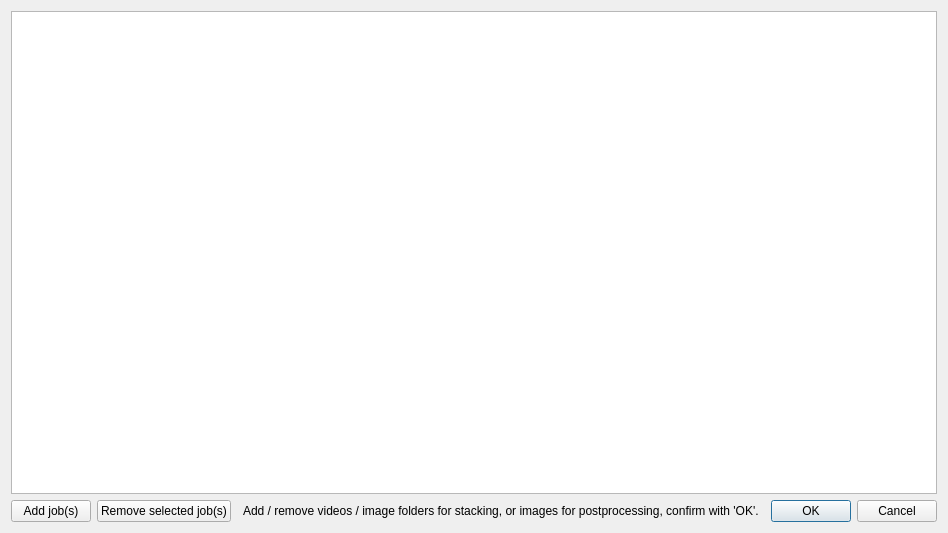
<?xml version="1.0" encoding="UTF-8"?>
<ui version="4.0">
 <class>JobDialog</class>
 <widget class="QDialog" name="JobDialog">
  <property name="geometry">
   <rect>
    <x>0</x>
    <y>0</y>
    <width>900</width>
    <height>530</height>
   </rect>
  </property>
  <property name="windowTitle">
   <string>Manage Job List</string>
  </property>
  <layout class="QGridLayout" name="gridLayout">
   <item row="1" column="2">
    <spacer name="horizontalSpacer">
     <property name="orientation">
      <enum>Qt::Horizontal</enum>
     </property>
     <property name="sizeHint" stdset="0">
      <size>
       <width>40</width>
       <height>20</height>
      </size>
     </property>
    </spacer>
   </item>
   <item row="0" column="0" colspan="6">
    <widget class="QListWidget" name="job_list_widget">
     <property name="sizePolicy">
      <sizepolicy hsizetype="Expanding" vsizetype="MinimumExpanding">
       <horstretch>0</horstretch>
       <verstretch>0</verstretch>
      </sizepolicy>
     </property>
     <property name="minimumSize">
      <size>
       <width>0</width>
       <height>483</height>
      </size>
     </property>
     <property name="selectionMode">
      <enum>QAbstractItemView::ExtendedSelection</enum>
     </property>
     <property name="selectionBehavior">
      <enum>QAbstractItemView::SelectRows</enum>
     </property>
    </widget>
   </item>
   <item row="1" column="1">
    <widget class="QPushButton" name="button_remove_jobs">
     <property name="toolTip">
      <string>Select one or more items in the list. Press this button to remove them from the list.</string>
     </property>
     <property name="text">
      <string>Remove selected job(s)</string>
     </property>
    </widget>
   </item>
   <item row="1" column="5">
    <widget class="QDialogButtonBox" name="buttonBox">
     <property name="toolTip">
      <string>Press 'OK' to save changes and exit the job editor, or 'Cancel' to exit without saving.</string>
     </property>
     <property name="orientation">
      <enum>Qt::Horizontal</enum>
     </property>
     <property name="standardButtons">
      <set>QDialogButtonBox::Cancel|QDialogButtonBox::Ok</set>
     </property>
    </widget>
   </item>
   <item row="1" column="0">
    <widget class="QPushButton" name="button_add_jobs">
     <property name="toolTip">
      <string>Select job input. This can be video files and / or directories containing image files for stacking, or single image files for postprocessing.
Each entry is executed as a job, either in batch mode (automatic) or manually. When the list is complete, confirm with pressing &quot;OK&quot;.</string>
     </property>
     <property name="text">
      <string>Add job(s)</string>
     </property>
    </widget>
   </item>
   <item row="1" column="3">
    <widget class="QLabel" name="messageLabel">
     <property name="text">
      <string>Add / remove videos / image folders for stacking, or images for postprocessing, confirm with 'OK'.</string>
     </property>
    </widget>
   </item>
   <item row="1" column="4">
    <spacer name="horizontalSpacer_2">
     <property name="orientation">
      <enum>Qt::Horizontal</enum>
     </property>
     <property name="sizeHint" stdset="0">
      <size>
       <width>40</width>
       <height>20</height>
      </size>
     </property>
    </spacer>
   </item>
  </layout>
 </widget>
 <resources/>
 <connections>
  <connection>
   <sender>buttonBox</sender>
   <signal>accepted()</signal>
   <receiver>JobDialog</receiver>
   <slot>accept()</slot>
   <hints>
    <hint type="sourcelabel">
     <x>248</x>
     <y>254</y>
    </hint>
    <hint type="destinationlabel">
     <x>157</x>
     <y>274</y>
    </hint>
   </hints>
  </connection>
  <connection>
   <sender>buttonBox</sender>
   <signal>rejected()</signal>
   <receiver>JobDialog</receiver>
   <slot>reject()</slot>
   <hints>
    <hint type="sourcelabel">
     <x>316</x>
     <y>260</y>
    </hint>
    <hint type="destinationlabel">
     <x>286</x>
     <y>274</y>
    </hint>
   </hints>
  </connection>
 </connections>
</ui>
